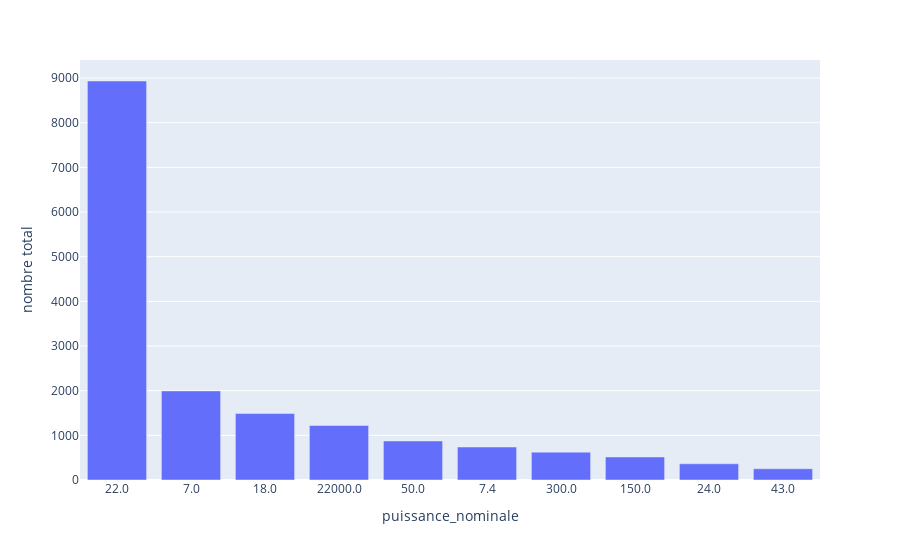

This figure's notebook cell:
### Markdown cell above
## 2)Répartition de la puissance

### Code cell
table = table 
group = "puissance_nominale"
by ="nom_operateur"
first_elements = 10
Show_repartition(table,group,by,first_elements)

### Figure 1 — Plotly figure (JSON) as saved in the notebook; plotly's stock layout.template omitted (floating-point values rounded to 4 significant figures)
{"data": [{"alignmentgroup": "True", "hovertemplate": "puissance_nominale=%{x}<br>nombre total=%{y}<extra></extra>", "legendgroup": "", "marker": {"color": "#636efa", "pattern": {"shape": ""}}, "name": "", "offsetgroup": "", "orientation": "v", "showlegend": false, "textposition": "auto", "type": "bar", "x": ["22.0", "7.0", "18.0", "22000.0", "50.0", "7.4", "300.0", "150.0", "24.0", "43.0"], "xaxis": "x", "y": [8934, 1995, 1488, 1220, 875, 739, 624, 517, 363, 252], "yaxis": "y"}], "layout": {"autosize": true, "barmode": "relative", "legend": {"tracegroupgap": 0}, "margin": {"t": 60}, "xaxis": {"anchor": "y", "autorange": true, "domain": [0, 1], "range": [-0.5, 9.5], "title": {"text": "puissance_nominale"}, "type": "category"}, "yaxis": {"anchor": "x", "autorange": true, "domain": [0, 1], "range": [0, 9404.0], "title": {"text": "nombre total"}, "type": "linear"}}}
